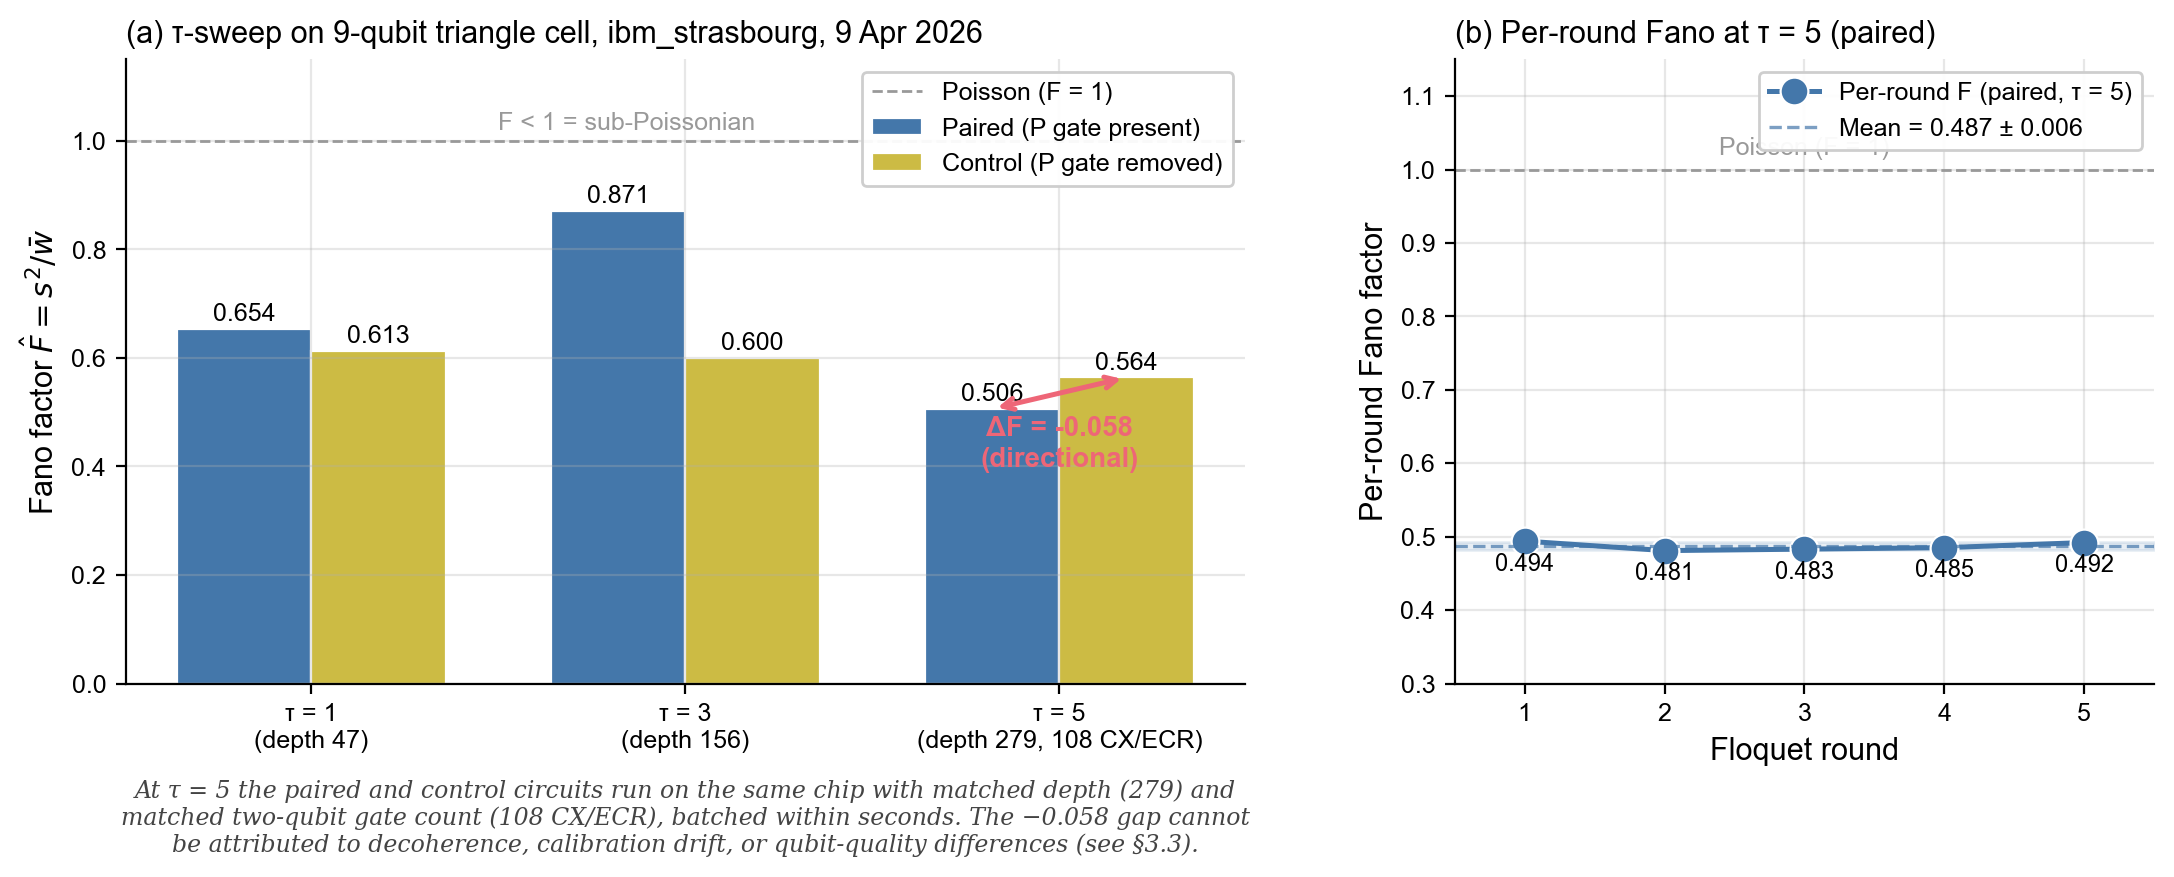

The script that saved this image:
#!/usr/bin/env python3
"""
Figure 3 — Directional Fano gap: paired vs control across τ = 1, 3, 5
on ibm_strasbourg (9 April 2026, 9-qubit triangle cell).

Two-panel figure:
  (a) Bar chart of paired vs control Fano factor at τ = 1, 3, 5.
      The depth-matched τ = 5 gap (-0.058 favouring paired) is the
      paper's central hardware result (§3.3). At τ = 1 and τ = 3 the
      paired Fano is higher than the control — the directional signal
      only develops after the Floquet cycle has completed multiple
      periods. The plot shows this honestly.
  (b) Per-round Fano at τ = 5 (paired): five points across rounds 1-5,
      mean 0.487 ± 0.005, demonstrating that the sub-Poissonian signal
      is per-round-stable and not an end-of-cycle artefact.

Data sources: HARDWARE-RESULTS.md Table 3 (lines 95-100) and per-round
Fano table (line 119). All measurements on ibm_strasbourg, 9 Apr 2026.

Output: fig3_fano_gap_tau_sweep.png/.pdf
"""
import os
import numpy as np
import matplotlib.pyplot as plt
import matplotlib as mpl

mpl.rcParams.update({
    "font.family": "sans-serif",
    "font.sans-serif": ["Arial", "Helvetica", "DejaVu Sans"],
    "font.size": 10, "axes.labelsize": 11, "axes.titlesize": 11,
    "xtick.labelsize": 9, "ytick.labelsize": 9, "legend.fontsize": 9,
    "axes.spines.top": False, "axes.spines.right": False,
    "axes.grid": True, "grid.alpha": 0.3,
})

# ── Hardware data from HARDWARE-RESULTS.md Table 3 ──
TAU = [1, 3, 5]
F_PAIRED  = [0.654, 0.871, 0.506]
F_CONTROL = [0.613, 0.600, 0.564]
DEPTH     = [47, 156, 279]   # transpiled depth at each τ
CX_GATES  = [None, None, 108]  # only τ=5 reported in HARDWARE-RESULTS

# Per-round Fano at τ=5 (HARDWARE-RESULTS.md line 119)
ROUNDS = [1, 2, 3, 4, 5]
F_PER_ROUND = [0.494, 0.481, 0.483, 0.485, 0.492]
F_PER_ROUND_MEAN = np.mean(F_PER_ROUND)
F_PER_ROUND_STD  = np.std(F_PER_ROUND, ddof=1)

# Colours
COLOR_PAIRED  = "#4477AA"   # blue
COLOR_CONTROL = "#CCBB44"   # yellow
COLOR_GAP     = "#EE6677"   # red (the τ=5 gap)
COLOR_POISSON = "#999999"

# ── Figure: two-panel layout (left=bar chart, right=per-round inset) ──
fig, (ax_a, ax_b) = plt.subplots(1, 2, figsize=(11.0, 4.6),
                                  gridspec_kw={"width_ratios": [1.6, 1.0]})

# ─────────────────── Panel (a): paired vs control bars ───────────────────
ax = ax_a
x = np.arange(len(TAU))
width = 0.36

bars_p = ax.bar(x - width/2, F_PAIRED, width, color=COLOR_PAIRED,
                label="Paired (P gate present)",
                edgecolor="white", linewidth=0.8)
bars_c = ax.bar(x + width/2, F_CONTROL, width, color=COLOR_CONTROL,
                label="Control (P gate removed)",
                edgecolor="white", linewidth=0.8)

# Value labels above each bar
for i, (p, c) in enumerate(zip(F_PAIRED, F_CONTROL)):
    ax.text(i - width/2, p + 0.015, f"{p:.3f}", ha="center", fontsize=9)
    ax.text(i + width/2, c + 0.015, f"{c:.3f}", ha="center", fontsize=9)

# Highlight the τ=5 gap
gap = F_PAIRED[2] - F_CONTROL[2]   # negative = paired more sub-P
ax.annotate("", xy=(2 - width/2, F_PAIRED[2]), xytext=(2 + width/2, F_CONTROL[2]),
            arrowprops=dict(arrowstyle="<->", color=COLOR_GAP, lw=1.8))
ax.text(2, 0.40, f"ΔF = {gap:+.3f}\n(directional)",
        ha="center", fontsize=10, color=COLOR_GAP, fontweight="bold")

# Poisson reference
ax.axhline(1.0, color=COLOR_POISSON, linestyle="--", linewidth=1.0, label="Poisson (F = 1)")
ax.text(0.5, 1.02, "F < 1 = sub-Poissonian", color=COLOR_POISSON, fontsize=9)

# Depth annotations under x labels
ax.set_xticks(x)
ax.set_xticklabels([f"τ = {t}\n(depth {d}{', 108 CX/ECR' if t == 5 else ''})"
                    for t, d in zip(TAU, DEPTH)])
ax.set_ylabel(r"Fano factor $\hat F = s^2 / \bar w$")
ax.set_ylim(0, 1.15)
ax.set_title(r"(a) τ-sweep on 9-qubit triangle cell, ibm_strasbourg, 9 Apr 2026", loc="left")
ax.legend(loc="upper right", framealpha=0.95)

# Add a one-line annotation about the matched-depth argument
ax.text(0.5, -0.27,
        "At τ = 5 the paired and control circuits run on the same chip with matched depth (279) and\n"
        "matched two-qubit gate count (108 CX/ECR), batched within seconds. The −0.058 gap cannot\n"
        "be attributed to decoherence, calibration drift, or qubit-quality differences (see §3.3).",
        transform=ax.transAxes, ha="center", fontsize=8.5, color="#444",
        family="serif", style="italic")

# ─────────────────── Panel (b): per-round Fano at τ=5 ───────────────────
ax = ax_b
ax.plot(ROUNDS, F_PER_ROUND, "o-", color=COLOR_PAIRED, markersize=10,
        linewidth=1.8, markeredgecolor="white", markeredgewidth=0.8,
        label="Per-round F (paired, τ = 5)")

# Mean line + ±1σ band
mean_line = ax.axhline(F_PER_ROUND_MEAN, color=COLOR_PAIRED, linestyle="--",
                        linewidth=1.2, alpha=0.7,
                        label=f"Mean = {F_PER_ROUND_MEAN:.3f} ± {F_PER_ROUND_STD:.3f}")
ax.fill_between([0.5, 5.5],
                F_PER_ROUND_MEAN - F_PER_ROUND_STD,
                F_PER_ROUND_MEAN + F_PER_ROUND_STD,
                color=COLOR_PAIRED, alpha=0.12)

# Poisson reference
ax.axhline(1.0, color=COLOR_POISSON, linestyle="--", linewidth=1.0)
ax.text(3, 1.02, "Poisson (F = 1)", color=COLOR_POISSON, fontsize=9, ha="center")

# Annotate values
for r, f in zip(ROUNDS, F_PER_ROUND):
    ax.text(r, f - 0.04, f"{f:.3f}", ha="center", fontsize=8.5)

ax.set_xlabel("Floquet round")
ax.set_ylabel(r"Per-round Fano factor")
ax.set_xticks(ROUNDS)
ax.set_xlim(0.5, 5.5)
ax.set_ylim(0.30, 1.15)
ax.set_title(r"(b) Per-round Fano at τ = 5 (paired)", loc="left")
ax.legend(loc="upper right", framealpha=0.95)

plt.tight_layout()
out_png = os.path.join(os.path.dirname(os.path.abspath(__file__)), "fig3_fano_gap_tau_sweep.png")
out_pdf = os.path.join(os.path.dirname(os.path.abspath(__file__)), "fig3_fano_gap_tau_sweep.pdf")
plt.savefig(out_png, dpi=200, bbox_inches="tight")
plt.savefig(out_pdf, bbox_inches="tight")
print(f"Wrote {out_png}")
print(f"Wrote {out_pdf}")
